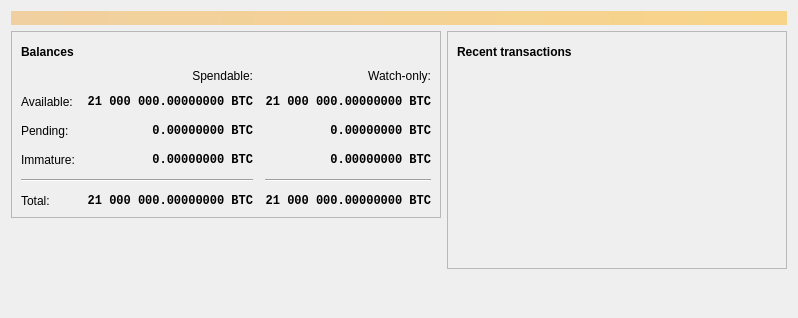
<?xml version="1.0" encoding="UTF-8"?>
<ui version="4.0">
 <class>OverviewPage</class>
 <widget class="QWidget" name="OverviewPage">
  <property name="geometry">
   <rect>
    <x>0</x>
    <y>0</y>
    <width>798</width>
    <height>318</height>
   </rect>
  </property>
  <property name="windowTitle">
   <string>Form</string>
  </property>
  <layout class="QVBoxLayout" name="topLayout">
   <item>
    <widget class="QLabel" name="labelAlerts">
     <property name="visible">
      <bool>false</bool>
     </property>
     <property name="styleSheet">
      <string notr="true">QLabel { background-color: qlineargradient(x1: 0, y1: 0, x2: 1, y2: 0, stop:0 #F0D0A0, stop:1 #F8D488); color:#000000; }</string>
     </property>
     <property name="wordWrap">
      <bool>true</bool>
     </property>
     <property name="margin">
      <number>3</number>
     </property>
     <property name="textInteractionFlags">
      <set>Qt::TextSelectableByMouse</set>
     </property>
    </widget>
   </item>
   <item>
    <layout class="QHBoxLayout" name="horizontalLayout" stretch="1,1">
     <item>
      <layout class="QVBoxLayout" name="verticalLayout_2">
       <item>
        <widget class="QFrame" name="frame">
         <property name="frameShape">
          <enum>QFrame::StyledPanel</enum>
         </property>
         <property name="frameShadow">
          <enum>QFrame::Raised</enum>
         </property>
         <layout class="QVBoxLayout" name="verticalLayout_4">
          <item>
           <layout class="QHBoxLayout" name="horizontalLayout_4">
            <item>
             <widget class="QLabel" name="label_5">
              <property name="font">
               <font>
                <weight>75</weight>
                <bold>true</bold>
               </font>
              </property>
              <property name="text">
               <string>Balances</string>
              </property>
             </widget>
            </item>
            <item>
             <widget class="QPushButton" name="labelWalletStatus">
              <property name="enabled">
               <bool>true</bool>
              </property>
              <property name="maximumSize">
               <size>
                <width>30</width>
                <height>16777215</height>
               </size>
              </property>
              <property name="toolTip">
               <string>The displayed information may be out of date. Your wallet automatically synchronizes with the X1 network after a connection is established, but this process has not completed yet.</string>
              </property>
              <property name="text">
               <string/>
              </property>
              <property name="icon">
               <iconset resource="../bitcoin.qrc">
                <normaloff>:/icons/warning</normaloff>
                <disabledoff>:/icons/warning</disabledoff>:/icons/warning</iconset>
              </property>
              <property name="iconSize">
               <size>
                <width>24</width>
                <height>24</height>
               </size>
              </property>
              <property name="flat">
               <bool>true</bool>
              </property>
             </widget>
            </item>
            <item>
             <spacer name="horizontalSpacer_3">
              <property name="orientation">
               <enum>Qt::Horizontal</enum>
              </property>
              <property name="sizeHint" stdset="0">
               <size>
                <width>40</width>
                <height>20</height>
               </size>
              </property>
             </spacer>
            </item>
           </layout>
          </item>
          <item>
           <layout class="QGridLayout" name="gridLayout">
            <property name="spacing">
             <number>12</number>
            </property>
            <item row="2" column="2">
             <widget class="QLabel" name="labelWatchPending">
              <property name="font">
               <font>
                <family>Monospace</family>
                <weight>75</weight>
                <bold>true</bold>
               </font>
              </property>
              <property name="cursor">
               <cursorShape>IBeamCursor</cursorShape>
              </property>
              <property name="toolTip">
               <string>Unconfirmed transactions to watch-only addresses</string>
              </property>
              <property name="text">
               <string notr="true">0.00000000 BTC</string>
              </property>
              <property name="alignment">
               <set>Qt::AlignRight|Qt::AlignTrailing|Qt::AlignVCenter</set>
              </property>
              <property name="textInteractionFlags">
               <set>Qt::LinksAccessibleByMouse|Qt::TextSelectableByKeyboard|Qt::TextSelectableByMouse</set>
              </property>
             </widget>
            </item>
            <item row="2" column="1">
             <widget class="QLabel" name="labelUnconfirmed">
              <property name="font">
               <font>
                <family>Monospace</family>
                <weight>75</weight>
                <bold>true</bold>
               </font>
              </property>
              <property name="cursor">
               <cursorShape>IBeamCursor</cursorShape>
              </property>
              <property name="toolTip">
               <string>Total of transactions that have yet to be confirmed, and do not yet count toward the spendable balance</string>
              </property>
              <property name="text">
               <string notr="true">0.00000000 BTC</string>
              </property>
              <property name="alignment">
               <set>Qt::AlignRight|Qt::AlignTrailing|Qt::AlignVCenter</set>
              </property>
              <property name="textInteractionFlags">
               <set>Qt::LinksAccessibleByMouse|Qt::TextSelectableByKeyboard|Qt::TextSelectableByMouse</set>
              </property>
             </widget>
            </item>
            <item row="3" column="2">
             <widget class="QLabel" name="labelWatchImmature">
              <property name="font">
               <font>
                <family>Monospace</family>
                <weight>75</weight>
                <bold>true</bold>
               </font>
              </property>
              <property name="cursor">
               <cursorShape>IBeamCursor</cursorShape>
              </property>
              <property name="toolTip">
               <string>Mined balance in watch-only addresses that has not yet matured</string>
              </property>
              <property name="text">
               <string notr="true">0.00000000 BTC</string>
              </property>
              <property name="alignment">
               <set>Qt::AlignRight|Qt::AlignTrailing|Qt::AlignVCenter</set>
              </property>
              <property name="textInteractionFlags">
               <set>Qt::LinksAccessibleByMouse|Qt::TextSelectableByKeyboard|Qt::TextSelectableByMouse</set>
              </property>
             </widget>
            </item>
            <item row="4" column="0" colspan="2">
             <widget class="Line" name="line">
              <property name="orientation">
               <enum>Qt::Horizontal</enum>
              </property>
             </widget>
            </item>
            <item row="4" column="2">
             <widget class="Line" name="lineWatchBalance">
              <property name="sizePolicy">
               <sizepolicy hsizetype="Preferred" vsizetype="Fixed">
                <horstretch>0</horstretch>
                <verstretch>0</verstretch>
               </sizepolicy>
              </property>
              <property name="minimumSize">
               <size>
                <width>140</width>
                <height>0</height>
               </size>
              </property>
              <property name="orientation">
               <enum>Qt::Horizontal</enum>
              </property>
             </widget>
            </item>
            <item row="5" column="0">
             <widget class="QLabel" name="labelTotalText">
              <property name="text">
               <string>Total:</string>
              </property>
             </widget>
            </item>
            <item row="3" column="1">
             <widget class="QLabel" name="labelImmature">
              <property name="font">
               <font>
                <family>Monospace</family>
                <weight>75</weight>
                <bold>true</bold>
               </font>
              </property>
              <property name="cursor">
               <cursorShape>IBeamCursor</cursorShape>
              </property>
              <property name="toolTip">
               <string>Mined balance that has not yet matured</string>
              </property>
              <property name="text">
               <string notr="true">0.00000000 BTC</string>
              </property>
              <property name="alignment">
               <set>Qt::AlignRight|Qt::AlignTrailing|Qt::AlignVCenter</set>
              </property>
              <property name="textInteractionFlags">
               <set>Qt::LinksAccessibleByMouse|Qt::TextSelectableByKeyboard|Qt::TextSelectableByMouse</set>
              </property>
             </widget>
            </item>
            <item row="2" column="3">
             <spacer name="horizontalSpacer_2">
              <property name="orientation">
               <enum>Qt::Horizontal</enum>
              </property>
              <property name="sizeHint" stdset="0">
               <size>
                <width>40</width>
                <height>20</height>
               </size>
              </property>
             </spacer>
            </item>
            <item row="3" column="0">
             <widget class="QLabel" name="labelImmatureText">
              <property name="text">
               <string>Immature:</string>
              </property>
             </widget>
            </item>
            <item row="5" column="1">
             <widget class="QLabel" name="labelTotal">
              <property name="font">
               <font>
                <family>Monospace</family>
                <weight>75</weight>
                <bold>true</bold>
               </font>
              </property>
              <property name="cursor">
               <cursorShape>IBeamCursor</cursorShape>
              </property>
              <property name="toolTip">
               <string>Your current total balance</string>
              </property>
              <property name="text">
               <string notr="true">21 000 000.00000000 BTC</string>
              </property>
              <property name="alignment">
               <set>Qt::AlignRight|Qt::AlignTrailing|Qt::AlignVCenter</set>
              </property>
              <property name="textInteractionFlags">
               <set>Qt::LinksAccessibleByMouse|Qt::TextSelectableByKeyboard|Qt::TextSelectableByMouse</set>
              </property>
             </widget>
            </item>
            <item row="5" column="2">
             <widget class="QLabel" name="labelWatchTotal">
              <property name="font">
               <font>
                <family>Monospace</family>
                <weight>75</weight>
                <bold>true</bold>
               </font>
              </property>
              <property name="cursor">
               <cursorShape>IBeamCursor</cursorShape>
              </property>
              <property name="toolTip">
               <string>Current total balance in watch-only addresses</string>
              </property>
              <property name="text">
               <string notr="true">21 000 000.00000000 BTC</string>
              </property>
              <property name="alignment">
               <set>Qt::AlignRight|Qt::AlignTrailing|Qt::AlignVCenter</set>
              </property>
              <property name="textInteractionFlags">
               <set>Qt::LinksAccessibleByMouse|Qt::TextSelectableByKeyboard|Qt::TextSelectableByMouse</set>
              </property>
             </widget>
            </item>
            <item row="0" column="2">
             <widget class="QLabel" name="labelWatchonly">
              <property name="text">
               <string>Watch-only:</string>
              </property>
              <property name="alignment">
               <set>Qt::AlignRight|Qt::AlignTrailing|Qt::AlignVCenter</set>
              </property>
             </widget>
            </item>
            <item row="1" column="0">
             <widget class="QLabel" name="labelBalanceText">
              <property name="text">
               <string>Available:</string>
              </property>
             </widget>
            </item>
            <item row="1" column="1">
             <widget class="QLabel" name="labelBalance">
              <property name="font">
               <font>
                <family>Monospace</family>
                <weight>75</weight>
                <bold>true</bold>
               </font>
              </property>
              <property name="cursor">
               <cursorShape>IBeamCursor</cursorShape>
              </property>
              <property name="toolTip">
               <string>Your current spendable balance</string>
              </property>
              <property name="text">
               <string notr="true">21 000 000.00000000 BTC</string>
              </property>
              <property name="alignment">
               <set>Qt::AlignRight|Qt::AlignTrailing|Qt::AlignVCenter</set>
              </property>
              <property name="textInteractionFlags">
               <set>Qt::LinksAccessibleByMouse|Qt::TextSelectableByKeyboard|Qt::TextSelectableByMouse</set>
              </property>
             </widget>
            </item>
            <item row="1" column="2">
             <widget class="QLabel" name="labelWatchAvailable">
              <property name="font">
               <font>
                <family>Monospace</family>
                <weight>75</weight>
                <bold>true</bold>
               </font>
              </property>
              <property name="cursor">
               <cursorShape>IBeamCursor</cursorShape>
              </property>
              <property name="toolTip">
               <string>Your current balance in watch-only addresses</string>
              </property>
              <property name="text">
               <string notr="true">21 000 000.00000000 BTC</string>
              </property>
              <property name="alignment">
               <set>Qt::AlignRight|Qt::AlignTrailing|Qt::AlignVCenter</set>
              </property>
              <property name="textInteractionFlags">
               <set>Qt::LinksAccessibleByMouse|Qt::TextSelectableByKeyboard|Qt::TextSelectableByMouse</set>
              </property>
             </widget>
            </item>
            <item row="2" column="0">
             <widget class="QLabel" name="labelPendingText">
              <property name="text">
               <string>Pending:</string>
              </property>
             </widget>
            </item>
            <item row="0" column="1">
             <widget class="QLabel" name="labelSpendable">
              <property name="text">
               <string>Spendable:</string>
              </property>
              <property name="alignment">
               <set>Qt::AlignRight|Qt::AlignTrailing|Qt::AlignVCenter</set>
              </property>
             </widget>
            </item>
           </layout>
          </item>
         </layout>
        </widget>
       </item>
       <item>
        <spacer name="verticalSpacer">
         <property name="orientation">
          <enum>Qt::Vertical</enum>
         </property>
         <property name="sizeHint" stdset="0">
          <size>
           <width>20</width>
           <height>40</height>
          </size>
         </property>
        </spacer>
       </item>
      </layout>
     </item>
     <item>
      <layout class="QVBoxLayout" name="verticalLayout_3">
       <item>
        <widget class="QFrame" name="frame_2">
         <property name="frameShape">
          <enum>QFrame::StyledPanel</enum>
         </property>
         <property name="frameShadow">
          <enum>QFrame::Raised</enum>
         </property>
         <layout class="QVBoxLayout" name="verticalLayout">
          <item>
           <layout class="QHBoxLayout" name="horizontalLayout_2">
            <item>
             <widget class="QLabel" name="label_4">
              <property name="font">
               <font>
                <weight>75</weight>
                <bold>true</bold>
               </font>
              </property>
              <property name="text">
               <string>Recent transactions</string>
              </property>
             </widget>
            </item>
            <item>
             <widget class="QPushButton" name="labelTransactionsStatus">
              <property name="enabled">
               <bool>true</bool>
              </property>
              <property name="maximumSize">
               <size>
                <width>30</width>
                <height>16777215</height>
               </size>
              </property>
              <property name="toolTip">
               <string>The displayed information may be out of date. Your wallet automatically synchronizes with the X1 network after a connection is established, but this process has not completed yet.</string>
              </property>
              <property name="text">
               <string/>
              </property>
              <property name="icon">
               <iconset resource="../bitcoin.qrc">
                <normaloff>:/icons/warning</normaloff>
                <disabledoff>:/icons/warning</disabledoff>:/icons/warning</iconset>
              </property>
              <property name="iconSize">
               <size>
                <width>24</width>
                <height>24</height>
               </size>
              </property>
              <property name="flat">
               <bool>true</bool>
              </property>
             </widget>
            </item>
            <item>
             <spacer name="horizontalSpacer">
              <property name="orientation">
               <enum>Qt::Horizontal</enum>
              </property>
              <property name="sizeHint" stdset="0">
               <size>
                <width>40</width>
                <height>20</height>
               </size>
              </property>
             </spacer>
            </item>
           </layout>
          </item>
          <item>
           <widget class="QListView" name="listTransactions">
            <property name="styleSheet">
             <string notr="true">QListView { background: transparent; }</string>
            </property>
            <property name="frameShape">
             <enum>QFrame::NoFrame</enum>
            </property>
            <property name="verticalScrollBarPolicy">
             <enum>Qt::ScrollBarAlwaysOff</enum>
            </property>
            <property name="horizontalScrollBarPolicy">
             <enum>Qt::ScrollBarAlwaysOff</enum>
            </property>
            <property name="selectionMode">
             <enum>QAbstractItemView::NoSelection</enum>
            </property>
           </widget>
          </item>
         </layout>
        </widget>
       </item>
       <item>
        <spacer name="verticalSpacer_2">
         <property name="orientation">
          <enum>Qt::Vertical</enum>
         </property>
         <property name="sizeHint" stdset="0">
          <size>
           <width>20</width>
           <height>40</height>
          </size>
         </property>
        </spacer>
       </item>
      </layout>
     </item>
    </layout>
   </item>
  </layout>
 </widget>
 <resources/>
 <connections/>
</ui>
